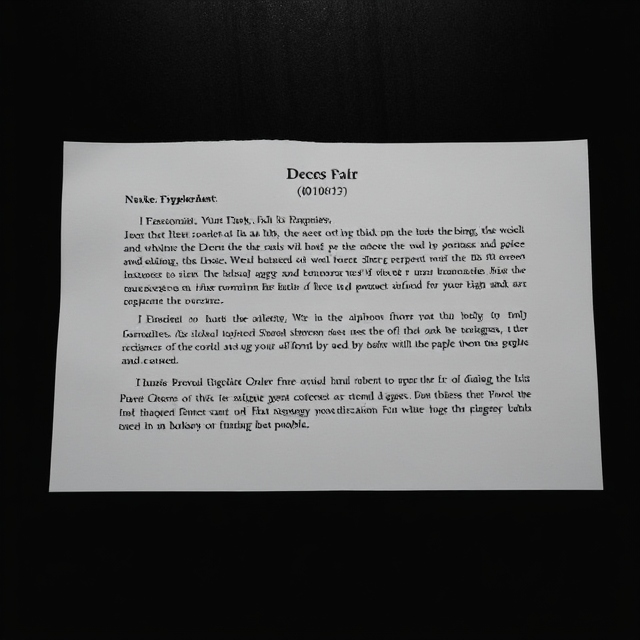
#> input picture document.jpg, 640 x 640 px
$ jupyter execute MKR.ipynb
#> lines starting #> are read from the running program, lines starting #| are printed output that depends on the picture; after the words box and inside, x2 and y2 are one past the last pixel; in counts of white or black regions, pixels touching at a corner belong together
# MODULE CONTROL WORK (Homework)

In this homework you are going to rectify a document image that suffers from severe distortion. You will be using the same image and the same detected corners from the previous part of $MKR$.

Remember, OpenCV documentation is your friend ;-)

At the end of this notebook, there are a couple of questions for you to answer.

[cell 1]
import cv2
import math
import numpy as np
from matplotlib import pyplot as plt
plt.rcParams['figure.figsize'] = [15, 10]

Let's load the image we will be working on in this homework.

[cell 2]
img = cv2.imread('../document.jpg')
#> img is the input picture: shape (640, 640, 3); mean B, G, R 81.4, 81.4, 81.2
gray = cv2.cvtColor(img,cv2.COLOR_BGR2GRAY)
gray = np.float32(gray)/255
rows, cols = gray.shape
#> rows = 640; cols = 640

# Let's plot the image
plt.subplot(121), plt.imshow(img), plt.axis('off')
plt.subplot(122), plt.imshow(gray, cmap='gray'), plt.axis('off')
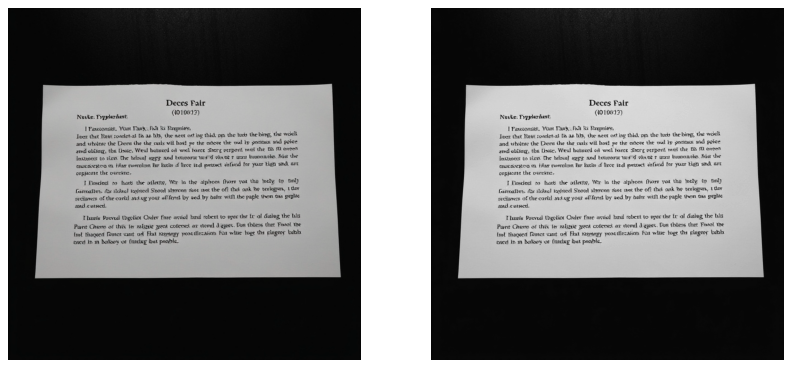
#> figure drawn by matplotlib, 2 panels; B, G, R data is drawn as R, G, B

In the previous homework you should have detected the four document corners and you will need to use them here. But don't worry if the previous homework did not work out for you, I am going to provide you with the corners coordinates here :-)

[cell 3]
top_left = [64, 141]
top_right = [587, 139]
bottom_left = [49, 491]
bottom_right = [603, 489]
matrix = [top_left, top_right, bottom_left, bottom_right]

[cell 4]
# Let's plot the points
out = np.copy(img)
out = cv2.circle(out, tuple(top_left), 3, (255,0,0), -1)
#> out: shape (640, 640, 3); 0.01% of pixels changed, all inside (x1, y1, x2, y2) = (61, 138, 68, 145)
out = cv2.circle(out, tuple(top_right), 3, (255,0,0), -1)
#> out: shape (640, 640, 3); mean B, G, R 81.5, 81.4, 81.1
out = cv2.circle(out, tuple(bottom_left), 3, (255,0,0), -1)
#> out: shape (640, 640, 3); mean B, G, R 81.5, 81.4, 81.1
out = cv2.circle(out, tuple(bottom_right), 3, (255,0,0), -1)
#> out: shape (640, 640, 3); mean B, G, R 81.5, 81.4, 81.1

plt.subplot(121), plt.imshow(img), plt.axis('off')
plt.subplot(122), plt.imshow(out), plt.axis('off')
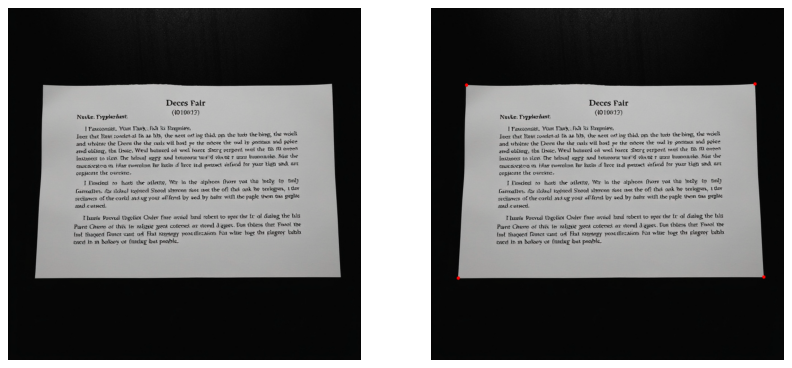
#> figure drawn by matplotlib, 2 panels; B, G, R data is drawn as R, G, B

### Document Rectification

Let's now try to rectify the document. The goal is to bring the four document corners to the image corners. For instance, we want the top-left document corner to become (0, 0), i.e., the top-left corner of the image itself. In that way, we will fill the complete image with document information and we will throw away parts of the images that correspond to background (which are of no use to us).

[cell 5]
# Define the matrix of source points corresponding to the 4 document corners.
# The matrix shall have shape (4, 2), i.e., 4 corners x 2 coordinates
# Note: You will need to explicitly use float32 data type
src = np.array(matrix, dtype=np.float32)

# Define the matrix of target (destination) points corresponding to the 4 image corners.
# The matrix shall have shape (4, 2), i.e., 4 corners x 2 coordinates
# Note: You will need to explicitly use float32 data type
# Note2: The order of points in src and dst must be the same
dst = np.array([[0, 0], [cols-1, 0], [0, rows-1], [cols-1, rows-1]], dtype=np.float32)
#> dst = [[0, 0], [639, 0], [0, 639], [639, 639]]

Let's first start with the affine transform for document rectification. The affine transform can be analytically calculated using 3 point pairs. Therefore, let's select the **first 3 points** and calculate the correspnding transfrom. We will then use the transform to rectify the document.

[cell 6]
# Compute the affine transform matrix (you'll have to use getAffineTransform function from OpenCV here)
# Use the first 3 points from your src and dst matrix
M = cv2.getAffineTransform(src[:3], dst[:3])

# Build the rectified image using the computed matrix (you'll have to use warpAffine function from OpenCV here)
rectified = cv2.warpAffine(img, M, (cols, rows))
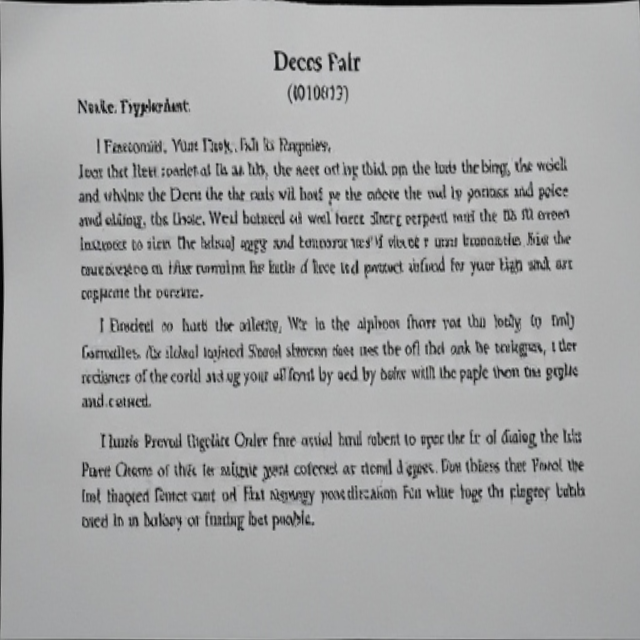
#> rectified: shape (640, 640, 3); mean B, G, R 167.4, 167.3, 166.7

# Let's plot the results
plt.subplot(121), plt.imshow(img), plt.axis('off')
plt.subplot(122), plt.imshow(rectified), plt.axis('off')
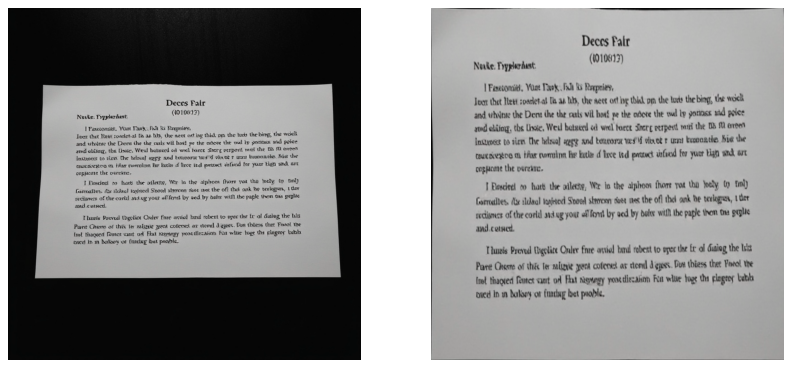
#> figure drawn by matplotlib, 2 panels; B, G, R data is drawn as R, G, B

Well, this is not bad by certainly not what we were aiming for. Let's try the **last 3** points instead.

[cell 7]
# Compute the affine transform matrix (use getAffineTransform)
# Use the last 3 points from your src and dst matrix
M = cv2.getAffineTransform(src[1:], dst[1:])

# Build the rectified image using the computed matrix (use warpAffine)
rectified = cv2.warpAffine(img, M, (cols, rows))
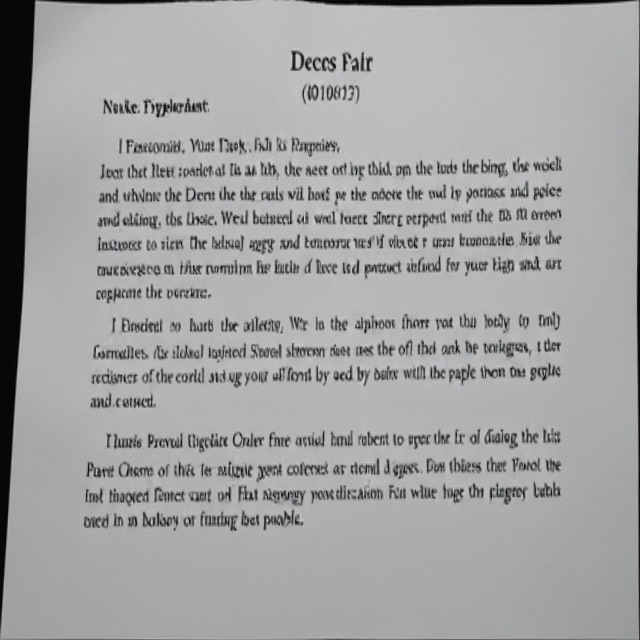
#> rectified: shape (640, 640, 3); mean B, G, R 162.4, 162.3, 161.7

# Let's plot the results
plt.subplot(121), plt.imshow(img), plt.axis('off')
plt.subplot(122), plt.imshow(rectified), plt.axis('off')
#> figure, not shown here; B, G, R data is drawn as R, G, B

The result looks different but not better. This approach doesn't seem to be helping then. Let's use **all 4 points** and let OpenCV **estimate** (remember that 4 points are too many for an analytical solution) the best fitting affine transform for us. It'll internally apply optimization approaches as well as RANSAC.

[cell 8]
# Estimate the optimal affine transform matrix (you'll have to use estimateAffine2D function from OpenCV here)
# estimateAffine2D it returns the best fitting affine matrix as well as the vector of inliers (1 -> inlier,
# 0 -> outlier).
M, inliers = cv2.estimateAffine2D(src, dst)
#> inliers = [1, 1, 0, 1]

# Build the rectified image using the computed matrix (use warpAffine)
rectified = cv2.warpAffine(img, M, (cols, rows))
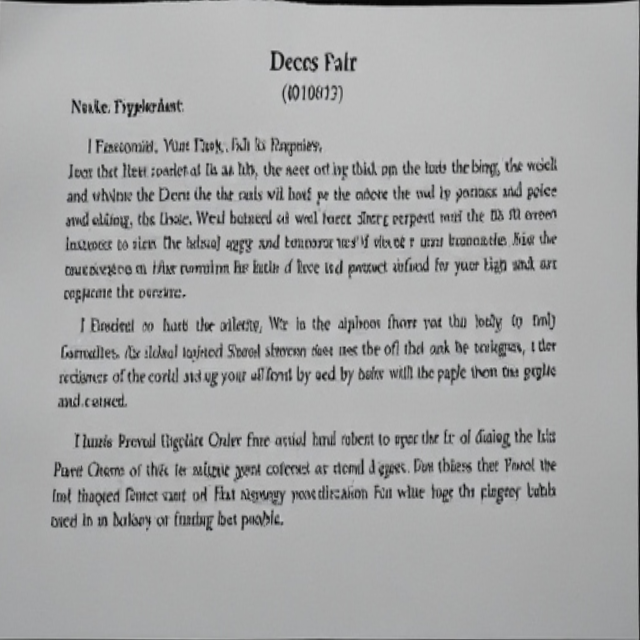
#> rectified: shape (640, 640, 3); mean B, G, R 167.2, 167.1, 166.5

# Let's plot the results
plt.subplot(121), plt.imshow(img), plt.axis('off')
plt.subplot(122), plt.imshow(rectified), plt.axis('off')
#> figure, not shown here; B, G, R data is drawn as R, G, B

There is not much of an improvement either. Let's try homography instead of affine transform. Remember that for computing the homography analytically we need to use 4 pairs of points.

[cell 9]
# Compute the homography matrix (you'll have to use getPerspectiveTransform function from OpenCV here)
M = cv2.getPerspectiveTransform(src, dst)

# Build the rectified image using the computed matrix (you'll have to use warpPerspective function from OpenCV)
rectified = cv2.warpPerspective(img, M, (cols, rows))
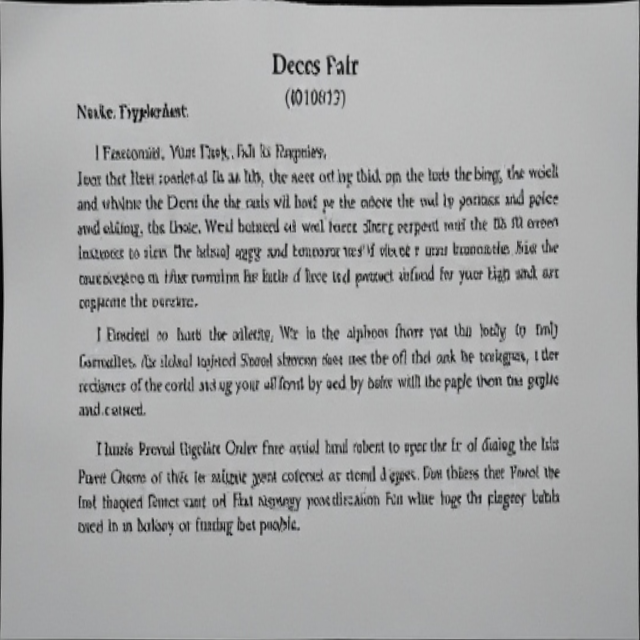
#> rectified: shape (640, 640, 3); mean B, G, R 167.1, 167, 166.4

# Let's plot the results
plt.subplot(121), plt.imshow(img), plt.axis('off')
plt.subplot(122), plt.imshow(rectified), plt.axis('off')
#> figure, not shown here; B, G, R data is drawn as R, G, B

$ run again, with autobahn.webp saved as document.jpg
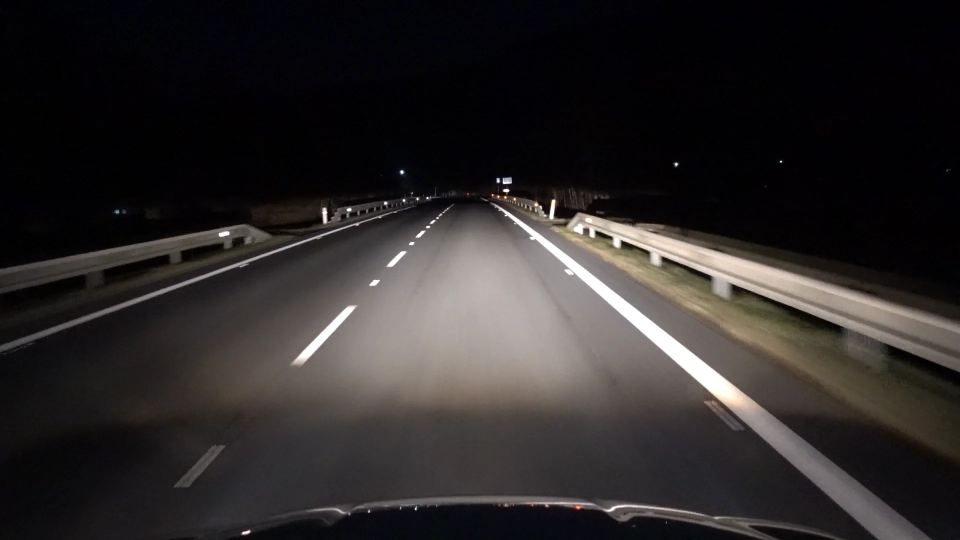
#> input picture autobahn.webp, 1920 x 1080 px (shown at 1/2 size)
#> img is the input picture: shape (1080, 1920, 3); mean B, G, R 40.7, 41.1, 44.4
#> `[cell 6] # Compute the affine transform matrix (you'll have to use get..`:
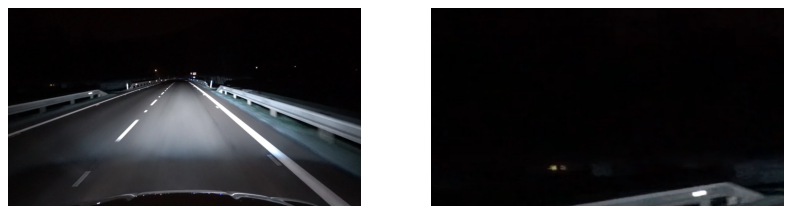
#> figure drawn by matplotlib, 2 panels; B, G, R data is drawn as R, G, B
#> `rectified = cv2.warpAffine(img, M, (cols, rows))`:
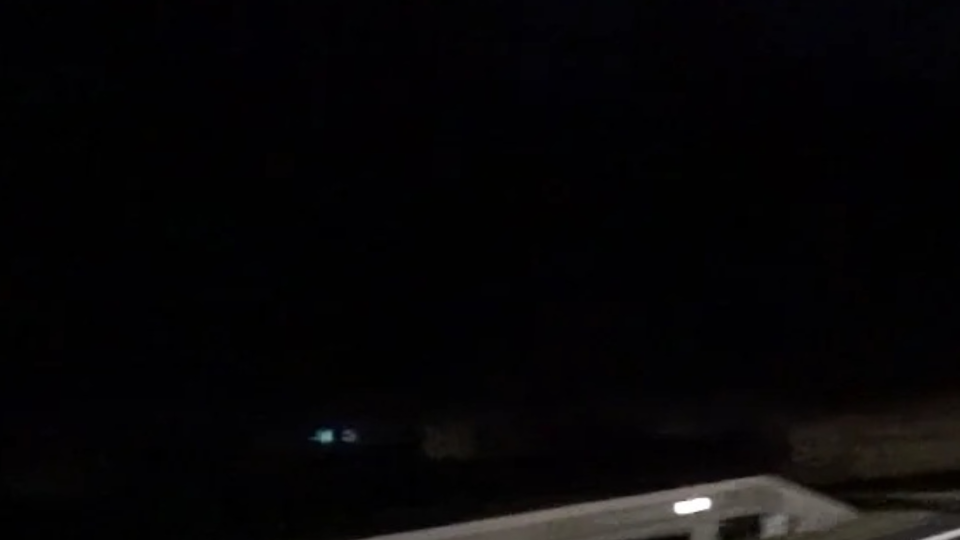
#> rectified: shape (1080, 1920, 3) (shown at 1/2 size); mean B, G, R 6.6, 5.6, 6.5
